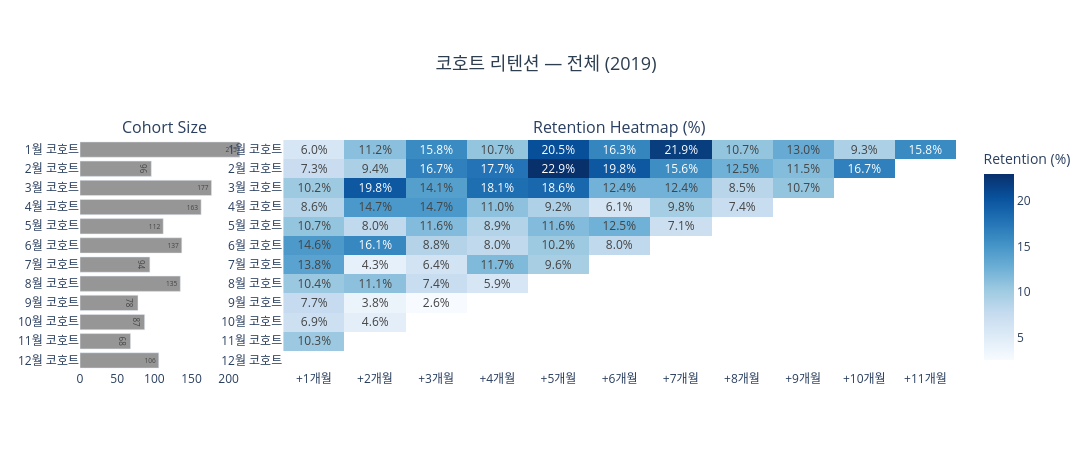

The cell this chart's notebook holds for it:
### Code cell
draw_cohort_heatmap(cohort_pivot, cohort_pct, "코호트 리텐션 — 전체 (2019)")

### Figure 1 — Plotly figure (JSON) as saved in the notebook; plotly's stock layout.template omitted (floating-point values rounded to 4 significant figures; data arrays with more than 128 entries replaced by an {"elided": "..."} marker saying what was removed)
{"data": [{"marker": {"color": "rgb(150,150,150)"}, "orientation": "h", "showlegend": false, "text": [215.0, 96.0, 177.0, 163.0, 112.0, 137.0, 94.0, 135.0, 78.0, 87.0, 68.0, 106.0], "textposition": "auto", "type": "bar", "x": [215.0, 96.0, 177.0, 163.0, 112.0, 137.0, 94.0, 135.0, 78.0, 87.0, 68.0, 106.0], "xaxis": "x", "y": ["1월 코호트", "2월 코호트", "3월 코호트", "4월 코호트", "5월 코호트", "6월 코호트", "7월 코호트", "8월 코호트", "9월 코호트", "10월 코호트", "11월 코호트", "12월 코호트"], "yaxis": "y"}, {"colorbar": {"title": {"text": "Retention (%)"}}, "colorscale": [[0, "rgb(247,251,255)"], [0.125, "rgb(222,235,247)"], [0.25, "rgb(198,219,239)"], [0.375, "rgb(158,202,225)"], [0.5, "rgb(107,174,214)"], [0.625, "rgb(66,146,198)"], [0.75, "rgb(33,113,181)"], [0.875, "rgb(8,81,156)"], [1, "rgb(8,48,107)"]], "text": {"elided": "12x11 str values"}, "textfont": {"size": 12}, "texttemplate": "%{text}", "type": "heatmap", "x": ["+1개월", "+2개월", "+3개월", "+4개월", "+5개월", "+6개월", "+7개월", "+8개월", "+9개월", "+10개월", "+11개월"], "xaxis": "x2", "y": ["1월 코호트", "2월 코호트", "3월 코호트", "4월 코호트", "5월 코호트", "6월 코호트", "7월 코호트", "8월 코호트", "9월 코호트", "10월 코호트", "11월 코호트", "12월 코호트"], "yaxis": "y2", "z": {"elided": "12x11 float values"}, "zmin": 0}], "layout": {"annotations": [{"font": {"size": 16}, "showarrow": false, "text": "Cohort Size", "x": 0.096, "xanchor": "center", "xref": "paper", "y": 1, "yanchor": "bottom", "yref": "paper"}, {"font": {"size": 16}, "showarrow": false, "text": "Retention Heatmap (%)", "x": 0.616, "xanchor": "center", "xref": "paper", "y": 1, "yanchor": "bottom", "yref": "paper"}], "height": 450, "margin": {"t": 140}, "plot_bgcolor": "white", "title": {"font": {"color": "#2c3e50", "size": 18}, "text": "코호트 리텐션 — 전체 (2019)", "x": 0.5, "xanchor": "center"}, "width": 1400, "xaxis": {"anchor": "y", "domain": [0, 0.192]}, "xaxis2": {"anchor": "y2", "domain": [0.232, 1]}, "yaxis": {"anchor": "x", "autorange": "reversed", "domain": [0, 1]}, "yaxis2": {"anchor": "x2", "autorange": "reversed", "domain": [0, 1]}}}
